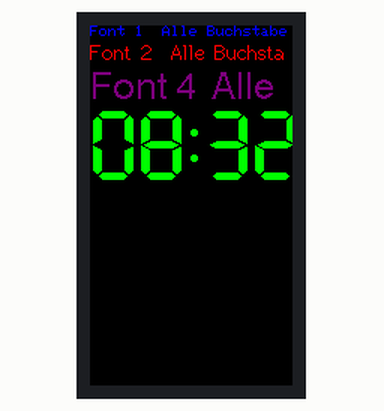
Simulated run of this program. Board: ESP32. Shown: 135×240 colour display. WiFi joins after 1.5 s; servers stay silent unless stated; the local clock reads 2024-03-15 10:24:30 at power-on unless the program sets it; what the program prints to the serial monitor is not drawn.

Above: at 0.3 s.
At 2.8 s:
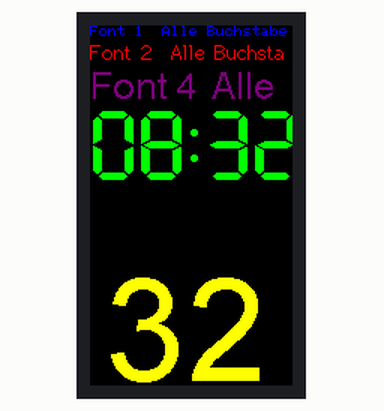
At 10.9 s:
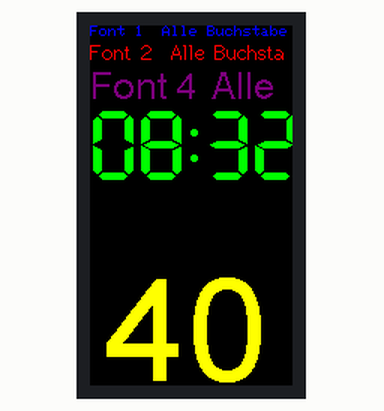
At 20.1 s:
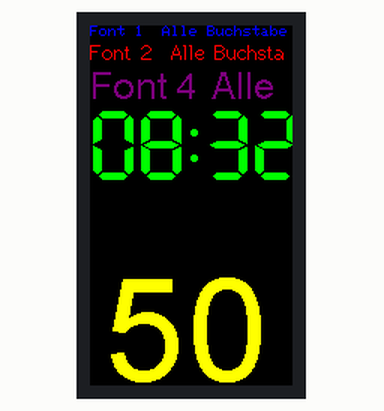
At 29.3 s:
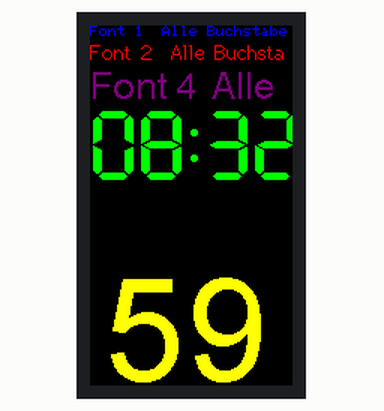
At 38.5 s:
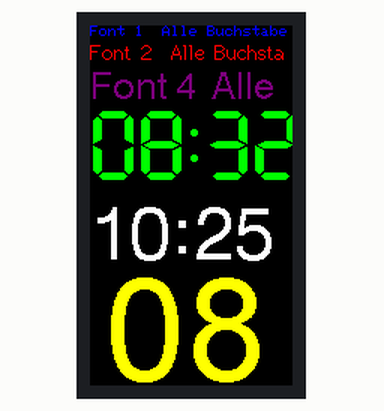

The program:

main.cpp
```cpp
#include <Arduino.h>
/*

von: https://github.com/rin67630/NatLibESP/blob/master/NatLibESP.ino

Timezone und Sommerzeit Zeile 46-47

This sketch runs on ESP32 and ESP8266 without change.

**Do not*** include other fancy Time libraries!**
Everything is on board from Espressif and shoulr compile ooB when the board support is installed.
Tested on Wemos dev boards ESP32 Wroom and Lolin ESP8266 with Arduino IDE 1.8.12.

n.B. The ESP32 is daylightsaving aware, the ESP8266 is not, but else, everything is the same.

The main purpose is to provide a portable approach, with outputs that match the needs of noobs,
and more exprerienced users altogether.
It is designed to integrate well with other libraries relying on data presented in various formats.

The code is licensed CC-BY-SA. Laszlo Lebrun.
improvements, issues on Github: https://github.com/rin67630/NaTLibESP
*/

#include <TFT_eSPI.h> // Graphics and font library for ST7735 driver chip
#include <SPI.h>

#define OFFLINE // Remove to keep online

#if defined(ESP8266)
#include <ESP8266WiFi.h>  // default from Espressif
#include <WiFiUdp.h>      // default from Espressif
#include <TZ.h>           // default from Espressif
#elif defined(ESP32)
#include <WiFi.h>         // defaults from Espressif
#include <time.h>
#endif

#define WIFI_SSID "zuhause"
#define WIFI_PASS "schmitt.obw@web.de"
//#define WIFI_SSID "Obernburg1"
//#define WIFI_PASS "Sabine.Obernburg"

#define HOST_NAME "ESP-IoT"
#define NTP_SERVER "de.pool.ntp.org"

// maintain for ESP32
#define TZ            1               // (utc+) TZ in hours
#define DST_MN        0              // use 60mn for summer time in some countries
#define GMT_OFFSET_SEC 3600 * TZ      // Do not change here...
#define DAYLIGHT_OFFSET_SEC 60 * DST_MN // Do not change here...
// maintain for ESP8266
#define MYTZ TZ_Europe_Paris

// Variables for Time
static int lastSecond;
tm*        timeinfo;                 //localtime returns a pointer to a tm structstatic int Second;
time_t     Epoch;
time_t     now;

int Second;
int Minute;
int Hour;
int Day;
int Month;
int Year;
int Weekday;
char DayName[12];
char MonthName[12];
char Time[10];
char Date[12];

static IPAddress ip;

//*** Buffers ***
char charbuff[80];    //Char buffer for many functions
//String text;                 //String buffer for many functions

// Constructors
   //not needed, yet

TFT_eSPI tft = TFT_eSPI();  // Invoke library, pins defined in User_Setup.h


void getWiFi()
{
  WiFi.begin(WIFI_SSID, WIFI_PASS);
  while ( WiFi.status() != WL_CONNECTED )
  {
    delay ( 500 );
    Serial.print ( "." );
  }
  ip = WiFi.localIP();
  sprintf(charbuff, "Connected to IP: %03d.%03d.%03d.%03d", ip[0], ip[1], ip[2], ip[3]);
  Serial.println(charbuff);
}


void getNTP()
{
#if defined(ESP8266)
  configTime(MYTZ, NTP_SERVER);
#elif defined(ESP32)
  configTime(GMT_OFFSET_SEC, DAYLIGHT_OFFSET_SEC, NTP_SERVER);
#endif
  now = time(nullptr);
  Epoch = now;
}
void getEpoch()
{
  now = time(nullptr);
  Epoch = now;
}


void getTimeData()
{
  timeinfo  = localtime(&now);  // cf: https://www.cplusplus.com/reference/ctime/localtime/
  Second    = timeinfo->tm_sec;
  Minute    = timeinfo->tm_min;
  Hour      = timeinfo->tm_hour;
  Weekday   = timeinfo->tm_wday + 1 ;
  Day       = timeinfo->tm_mday;
  Month     = timeinfo->tm_mon + 1;
  Year      = timeinfo->tm_year + 1900; //returns years since 1900
  strftime (DayName , 12, "%A", timeinfo); //cf: https://www.cplusplus.com/reference/ctime/strftime/
  strftime (MonthName, 12, "%B", timeinfo);
  strftime (Time,10, "%T", timeinfo);
  strftime (Date,12, "%d/%m/%Y", timeinfo);
}


void disConnect()
{
  //  WiFi.disconnect(); //temporarily disconnect WiFi as it's no longer needed
  WiFi.mode(WIFI_OFF);
}


void reConnect()
{
  WiFi.mode(WIFI_STA);
  WiFi.begin();
  while (WiFi.status() != WL_CONNECTED)
  {
    delay(10);
    //    Serial.print(".");
  }
}


void setup()
{
  Serial.begin(115200);
  tft.init();
  tft.setRotation(0);
  tft.fillScreen(TFT_BLACK);
  tft.setTextColor(TFT_BLUE, TFT_BLACK);  // Adding a black background colour erases previous text automatically
  tft.drawString("Font 1  Alle Buchstabe",0,0,1);
  tft.setTextColor(TFT_RED, TFT_BLACK);
  tft.drawString("Font 2  Alle Buchsta",0,10,2);
  tft.setTextColor(TFT_PURPLE, TFT_BLACK);
  tft.drawString("Font 4  Alle",0,30,4);
  //tft.drawString("08:12",0,56,6);
  tft.setTextColor(TFT_GREEN, TFT_BLACK);
  tft.drawString("08:32",0,56,7);
  //tft.drawString("0:8",0,150,8);

  getWiFi();
  getNTP();
  getEpoch();            // writes the Epoch (Numbers of seconds till 1.1.1970...
  getTimeData();         // breaks down the Epoch into discrete values.

#if defined (OFFLINE)
  delay(1000);
  disConnect();
  Serial.println (F("Sketch is now running offline with own time"));
#endif
}

void loop()
{
  getEpoch();            // writes the Epoch (Numbers of seconds till 1.1.1970...
  getTimeData();         // breaks down the Epoch into discrete values.

  // Examples with Strings
  Serial.print(F("Thanks God, it is: "));   Serial.print( DayName );
  Serial.print(F("! Date is "));   Serial.print( Date );
  Serial.print(F(" and Time is "));   Serial.println( Time );

  // Examples with a character buffer (can be used for displays as well)
  sprintf(charbuff, "Now is %02d Hour, %02d Minutes and %02d Seconds. The Epoch is: %10lu" , Hour , Minute, Second, Epoch);
  Serial.println(charbuff);
  sprintf(charbuff, "Date is %s, %02d %s %04d ", DayName , Day , MonthName, Year);
  Serial.print(charbuff);
  Serial.println();

  if (Second == 0) {
  tft.setTextColor(TFT_WHITE, TFT_BLACK);
  sprintf(charbuff, "%02d:%02d" , Hour, Minute);
  tft.drawString(charbuff,0,120,6);
  }
  tft.setTextColor(TFT_YELLOW, TFT_BLACK);
  sprintf(charbuff, "%02d", Second);
  tft.drawString(charbuff,10,164,8);


  // Examples with Posix expressions
  strftime (charbuff, 80, "Americans say it is %I:%M%p, but Europeans prefer using %T", timeinfo);
  Serial.println(charbuff);
  Serial.println();
  Serial.println();
  delay(1000);
}
```

Measured:
- what the display in image 1 shows lasts 1.1 s, from 2.7 s to 3.8 s
